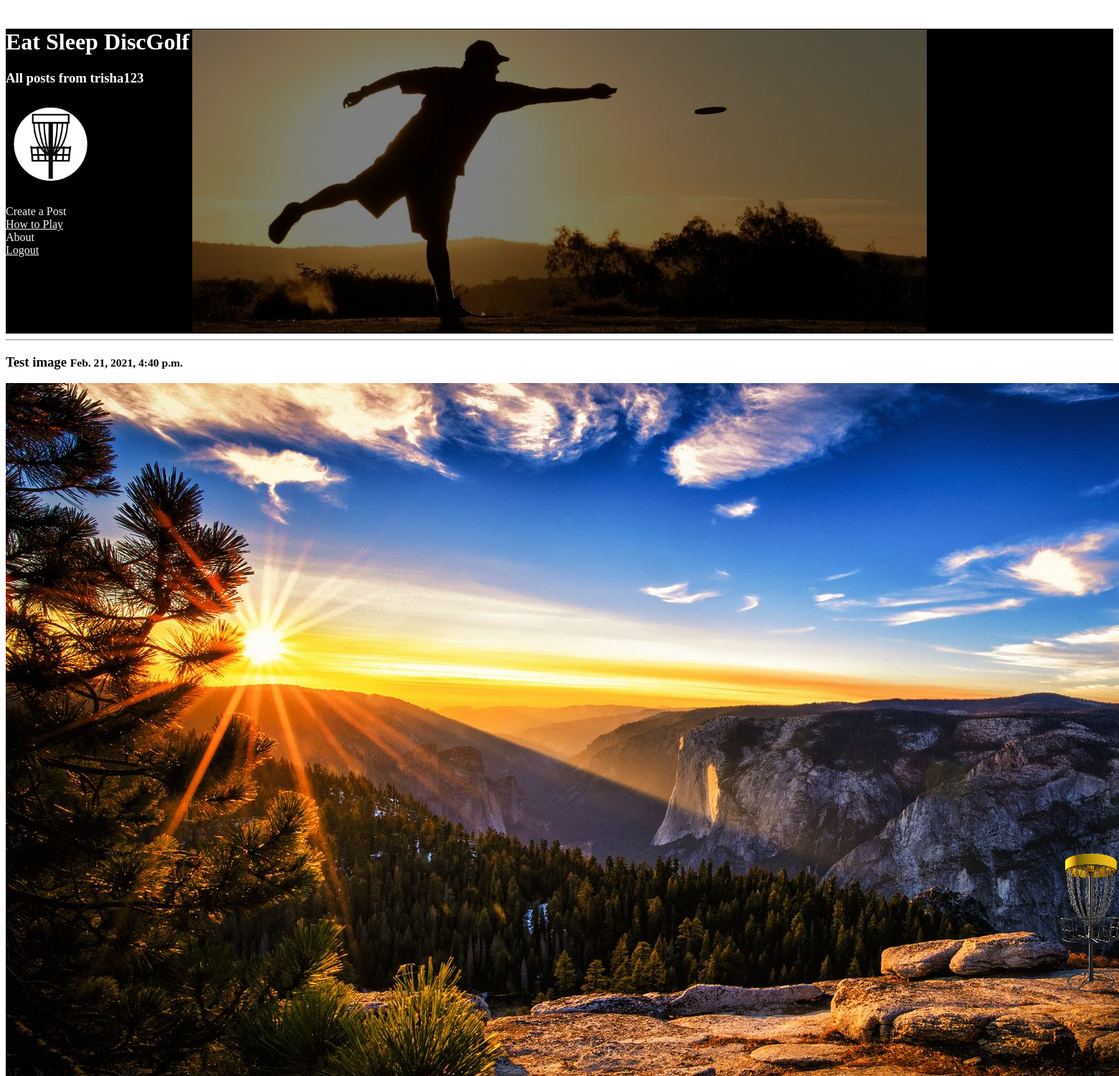
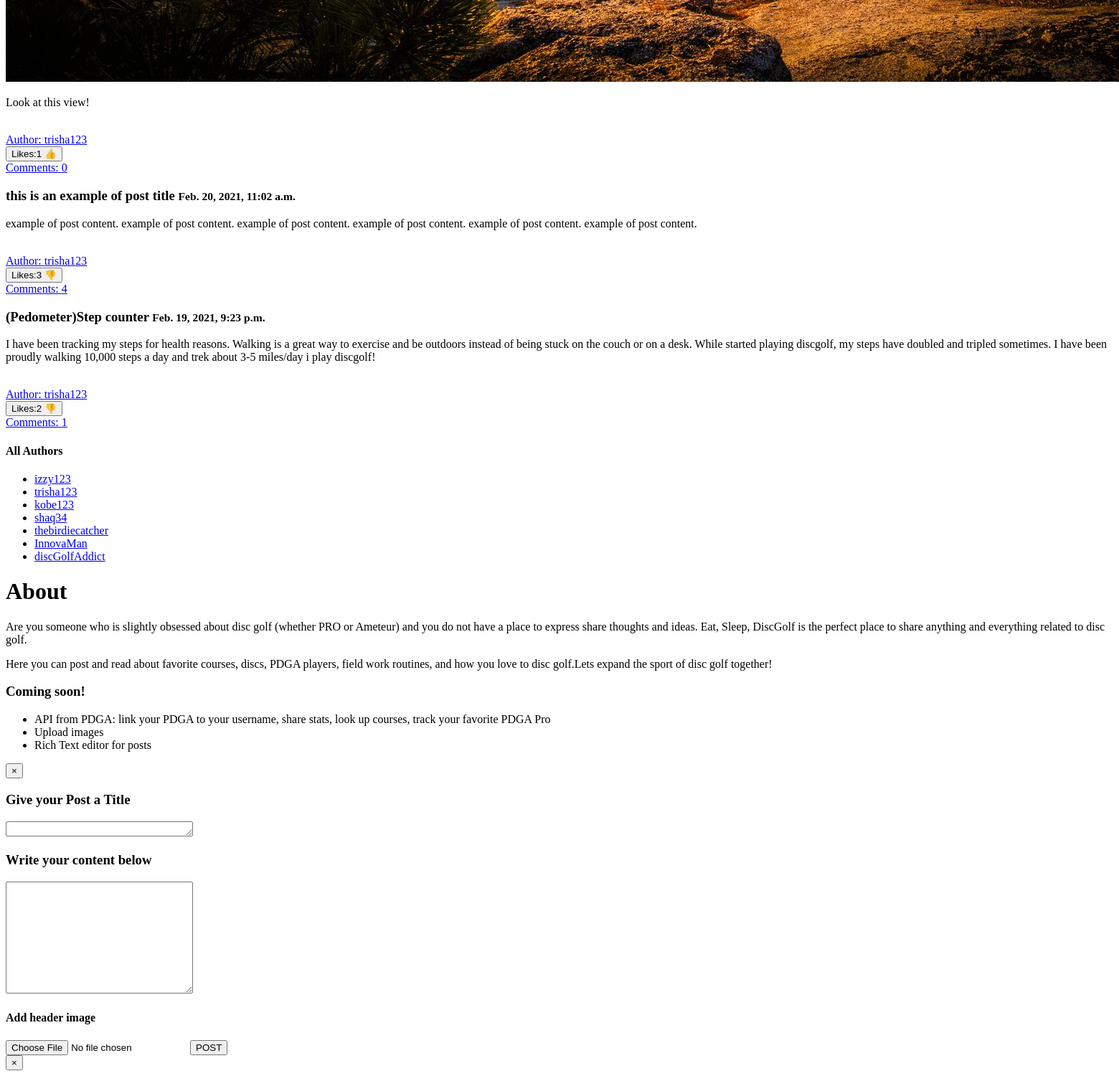
Page /allposts/2 (signed in) on the committed database (2 pictures, top to bottom).
### blog_app/models.py (models this page shows, shortened)
class User(models.Model):
    user_name = models.CharField(max_length=25)
    email = models.CharField(max_length=50)
    password = models.CharField(max_length=30)
    objects = Log_Reg_Manager()

class Posts(models.Model):
    header_image = models.ImageField(null=True, blank =True, upload_to="images/")
    title = models.CharField(max_length = 100)
    content = RichTextField(blank=True, null=True)
    created_at = models.DateTimeField(auto_now_add=True)
    updated_at = models.DateTimeField(auto_now=True)
    posted_by = models.ForeignKey(User, related_name='user_post',  on_delete = models.CASCADE)
    objects = PostManager()
    likes = models.ManyToManyField(User, related_name="liked_posts")

### blog_app/views.py (the view)
# urls.py: path('allposts/<int:id>', views.allUsersPosts, name= "all of a user's posts"),
def allUsersPosts(request, id):
    if 'user_id' not in request.session:
        return redirect('/login')
    user = User.objects.get(id=request.session['user_id'])
    user1 = User.objects.get(id=id)
    post1 = Posts.objects.filter(posted_by=user1)
    context={
        'user': user,
        'userPosts': user1,
        'posts' : post1.all().order_by('-created_at'),
        'all_users':User.objects.all()
    }
    return render(request, "usersallpost.html", context)

### blog_app/templates/usersallpost.html (shortened to what this page needs)
<!doctype html>
<html class="no-js" lang="en">
    <head>
    <link rel="stylesheet" href="https://dhbhdrzi4tiry.cloudfront.net/cdn/sites/foundation.min.css">
    {%load static%}
    <link rel="stylesheet" href="{% static 'css/home.css' %}">
    </head>
    <body>
    <div class="callout large primary">
        <div class="row column text-center">
        <h1 id="title-text">Eat Sleep DiscGolf</h1>
        <h3 id="title-text"> All posts from {{userPosts.user_name}}</h3>
        <a href="/home"><img id="logo" src="../static/img/basket-BW.png" alt="image of logo"></a>
        <div class="row column text-center">
            <ul class= "menu">
                <li><a data-open="CreatePost-Modal">Create a Post</a></li>
                <li><a href="https://www.pdga.com/rules/official-rules-disc-golf/800" target="_blank">How to Play</a></li>
                <li><a data-open="About-Modal">About</a></li>
                <li><a href="/logout">Logout</a></li>
            </ul>
        </div>
    </div>
    </div>
    <div class="row" id="content">
        <hr>
        <div class="medium-8 columns">
        {% for post in posts %}
        <div class="blog-post">
            <h3>{{post.title}} <small>{{post.created_at}}</small></h3>
            {% if post.header_image%}
            <img class="thumbnail" src="/media/{{post.header_image}}">
            {% endif %}
            <p> {{post.content | safe}} </p>
            <div class="callout">
                <ul class="menu simple">
                <li><a href="#">Author: {{post.posted_by.user_name}}</a></li>
                <li><form action="/likeOnAllposts/{{post.id}}/{{userPosts.id}}" method="POST">
                    {% if post in user.liked_posts.all %}
                        <button type="submit", name="post_id", value="{{post_id}}", class="hollow button warning"> Likes:{{post.likes.count}} &#128078</button>
                    {% else %}
                        <button type="submit", name="post_id", value="{{post_id}}", class="hollow button success">Likes:{{post.likes.count}} &#128077</button>
                    {% endif %}
                </form></li>
                <li><a href="/details/{{post.id}}">Comments: {{post.comments.count}}</a></li>
                </ul>
            </div>
        </div>
        {% endfor %}
    </div>
    <div class="medium-3 columns" data-sticky-container>
        <div class="sticky" data-sticky data-anchor="content">
            <h4>All Authors</h4>
            <ul>
                {% for user in all_users%}
                <li><a href="/allposts/{{user.id}}">{{user.user_name}}</a></li>
                {% endfor %}
            </ul>
        </div>
      </div>
    </div>
    <div class="reveal" id="About-Modal" data-reveal>
        <h1>About</h1>
        <p class="lead">Are you someone who is slightly obsessed about disc golf (whether PRO or Ameteur) and you do not have a place to express share thoughts and ideas. Eat, Sleep, DiscGolf is the perfect place to share anything and everything related to disc golf.</p>
        <p class="lead">Here you can post and read about favorite courses, discs, PDGA players, field work routines, and how you love to disc golf.Lets expand the sport of disc golf together!</p>
        <h3>Coming soon!</h3>
        <ul>
            <li>API from PDGA: link your PDGA to your username, share stats, look up courses, track your favorite PDGA Pro</li>
            <li>Upload images</li>
            <li>Rich Text editor for posts</li>
        </ul>
        <button class="close-button" data-close aria-label="Close modal" type="button">
            <span aria-hidden="true">&times;</span>
        </button>
    </div>
    <div class="reveal" id="CreatePost-Modal" data-reveal>
        <form action="/create-post" method="post" enctype="multipart/form-data">
            <h3>Give your Post a Title</h3>
            <textarea name="title" id="title" cols="30" rows="1"></textarea>
            <h3>Write your content below</h3>
            <textarea name="content" id="content" cols="30" rows="10"></textarea>
            <h4>Add header image</h4>
            <input type="file" name="header_image" id="header_image">
            <button class='success button' type="submit">POST</button>
        </form>
        <button class="close-button" data-close aria-label="Close modal" type="button">
            <span aria-hidden="true">&times;</span>
        </button>
    </div>
  </body>
</html>

### blog_app/static/css/home.css (style rules this page uses)
#logo { width: 125px; height: 125px; display: inline; }
.callout.primary { background-image: linear-gradient( rgba(0, 0, 0, 0.5), rgba(0, 0, 0, 0.5)),url(../img/golfer.jpg); background-repeat: no-repeat; background-position: center; height: 425px; background-color: black; }
.callout>:first-child { margin-top: 40px; }
#title-text { color: white; }
.menu { display: inline; }
.callout.primary a { color: whitesmoke; }

### rows in the picture
User: user_name "trisha123"
Posts: title "Test image", created_at "Feb. 21, 2021, 4:40 p.m.", header_image (picture), content "Look at this view!", posted_by.user_name "trisha123", likes.count "1", comments.count "0"
Posts: title "this is an example of post title", created_at "Feb. 20, 2021, 11:02 a.m.", content "example of post content. example of post content. example of post content. example of post content. example of post content. example of post content.", posted_by.user_name "trisha123", likes.count "3", comments.count "4"
Posts: title "(Pedometer)Step counter", created_at "Feb. 19, 2021, 9:23 p.m.", content "I have been tracking my steps for health reasons. Walking is a great way to exercise and be outdoors instead of being stuck on the couch or on a desk. While started playing discgolf, my steps have doubled and tripled sometimes. I have been proudly walking 10,000 steps a day and trek about 3-5 miles/day i play discgolf!", posted_by.user_name "trisha123", likes.count "2", comments.count "1"
User: user_name "izzy123"
User: user_name "kobe123"
User: user_name "shaq34"
User: user_name "thebirdiecatcher"
User: user_name "InnovaMan"
User: user_name "discGolfAddict"
